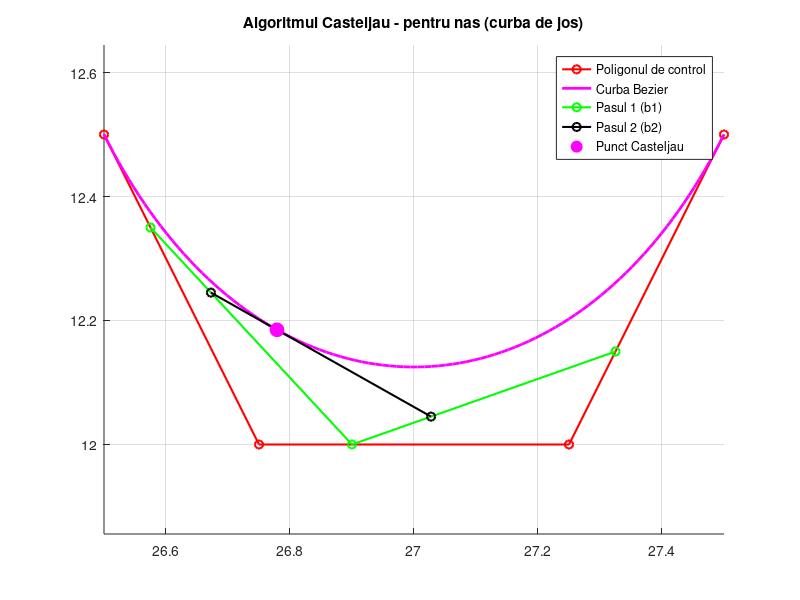

Reproduce this figure in MATLAB.
function nas_casteljau()

t = linspace(0,1,100); % Parametrul
% Punctele de control
b = [26.50 26.75 27.25 27.50; 12.5 12 12 12.5];
% Polinoamele Bernstein de gradul 3
B0 = (1-t).^3;
B1 = 3.*(1-t).^2.*t;
B2 = 3.*(1-t).*t.^2;
B3 = t.^3;
B = [B0;B1;B2;B3]; % Matricea care cuprinde toate polinoamele Bernstein
% Curba Bezier
f = b*B;


% Reprezentare grafica
hold on;
title('Algoritmul Casteljau - pentru nas (curba de jos)');
plot(b(1,:),b(2,:),'r-o','LineWidth',1.5); % Poligonul de control
plot(f(1,:),f(2,:),'m','LineWidth',2);     % Curba Bezier

% Alegem un t pentru Casteljau (de exemplu, mijlocul)
t_mijloc = 0.3;

% Pasul 1: Interpolarea intre punctele de control
b1 = zeros(2,3);
for i = 1:3
    b1(:,i) = (1-t_mijloc)*b(:,i)+t_mijloc*b(:,i+1);
end
plot(b1(1,:),b1(2,:),'g-o','LineWidth',1.5); % Linia verde

% Pasul 2: Interpolarea intre punctele din b1
b2 = zeros(2,2);
for i = 1:2
    b2(:,i)=(1-t_mijloc)*b1(:,i)+t_mijloc*b1(:,i+1);
end
plot(b2(1,:),b2(2,:),'k-o','LineWidth', 1.5); % Linia neagra

% Pasul 3: Interpolarea finala – punctul de pe curba
b3 = (1-t_mijloc)*b2(:,1)+t_mijloc*b2(:,2);
plot(b3(1), b3(2),'mo','MarkerSize',10,'MarkerFaceColor','m'); % Punctul final

legend('Poligonul de control','Curba Bezier','Pasul 1 (b1)','Pasul 2 (b2)','Punct Casteljau','Location','northeast');
axis equal;
grid on;
hold off;

end
